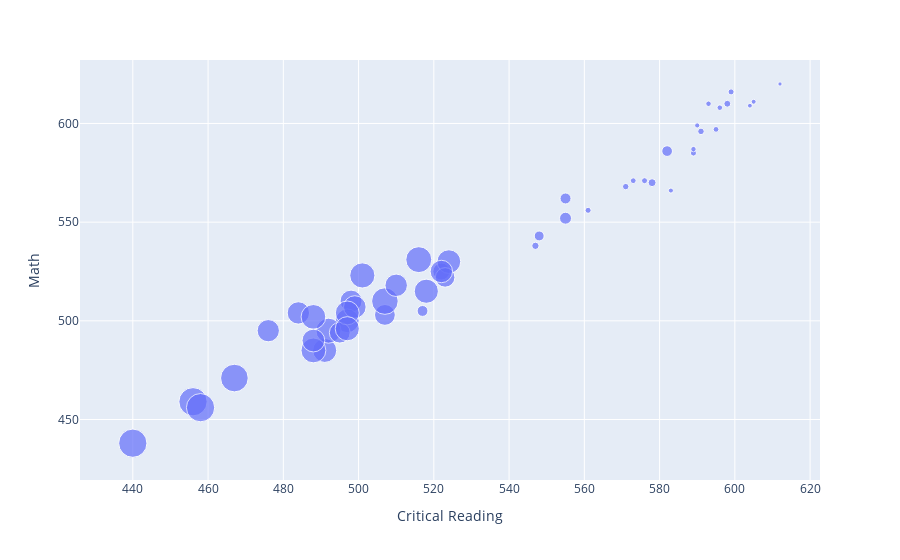

Notebook source saved alongside this figure:
### Markdown cell above
### Bonus: Understanding the SAT data
While we have the data loaded.  Does anyone have a guess which dots correspond to which state?

### Code cell
px.scatter(sat2014.to_df(), 
           x = "Critical Reading",
           y = "Math",
           hover_name = "State",
           size = "Participation Rate")

### Figure 1 — Plotly figure (JSON) as saved in the notebook; plotly's stock layout.template omitted (floating-point values rounded to 4 significant figures)
{"data": [{"hovertemplate": "<b>%{hovertext}</b><br><br>Critical Reading=%{x}<br>Math=%{y}<br>Participation Rate=%{marker.size}<extra></extra>", "hovertext": ["Alabama", "Alaska", "Arizona", "Arkansas", "California", "Colorado", "Connecticut", "Delaware", "District of Columbia", "Florida", "Georgia", "Hawaii", "Idaho", "Illinois", "Indiana", "Iowa", "Kansas", "Kentucky", "Louisiana", "Maine", "Maryland", "Massachusetts", "Michigan", "Minnesota", "Mississippi", "Missouri", "Montana", "Nebraska", "Nevada", "New Hampshire", "New Jersey", "New Mexico", "New York", "North Carolina", "North Dakota", "Ohio", "Oklahoma", "Oregon", "Pennsylvania", "Rhode Island", "South Carolina", "South Dakota", "Tennessee", "Texas", "Utah", "Vermont", "Virginia", "Washington", "West Virginia", "Wisconsin", "Wyoming"], "legendgroup": "", "marker": {"color": "#636efa", "size": [6.7, 54.2, 36.4, 4.2, 60.3, 14.3, 88.4, 100, 100, 72.2, 77.2, 62.6, 100, 4.6, 70.5, 3.1, 5.3, 4.6, 4.6, 95.6, 78.5, 84.1, 3.8, 5.9, 3.2, 4.2, 17.9, 3.7, 54.2, 70.3, 79.3, 12.3, 76.3, 63.8, 2.3, 15.1, 4.5, 47.9, 71.4, 73, 64.9, 2.9, 7.9, 62, 5.2, 63.1, 73.1, 63.1, 14.8, 3.9, 3.3], "sizemode": "area", "sizeref": 0.25, "symbol": "circle"}, "mode": "markers", "name": "", "orientation": "v", "showlegend": false, "type": "scatter", "x": [547, 507, 522, 573, 498, 582, 507, 456, 440, 491, 488, 484, 458, 599, 497, 605, 591, 589, 561, 467, 492, 516, 593, 598, 583, 595, 555, 589, 495, 524, 501, 548, 488, 499, 612, 555, 576, 523, 497, 497, 488, 604, 578, 476, 571, 522, 518, 510, 517, 596, 590], "xaxis": "x", "y": [538, 503, 525, 571, 510, 586, 510, 459, 438, 485, 485, 504, 456, 616, 500, 611, 596, 585, 556, 471, 495, 531, 610, 610, 566, 597, 552, 587, 494, 530, 523, 543, 502, 507, 620, 562, 571, 522, 504, 496, 490, 609, 570, 495, 568, 525, 515, 518, 505, 608, 599], "yaxis": "y"}], "layout": {"autosize": true, "legend": {"itemsizing": "constant", "tracegroupgap": 0}, "margin": {"t": 60}, "xaxis": {"anchor": "y", "autorange": true, "domain": [0, 1], "range": [427.3, 622.3], "title": {"text": "Critical Reading"}, "type": "linear"}, "yaxis": {"anchor": "x", "autorange": true, "domain": [0, 1], "range": [410.8, 634.2], "title": {"text": "Math"}, "type": "linear"}}}
